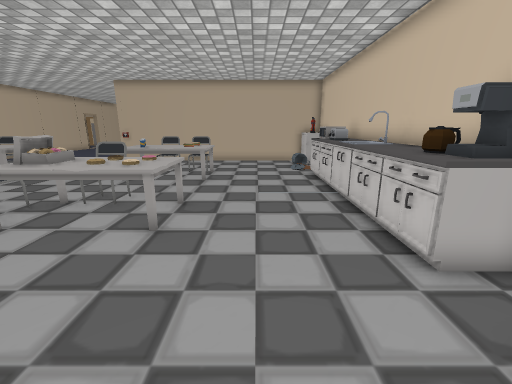
view 1 (above)

18 first-person views from a walk through a Unity game level. The camera is 1.2 m above the floor, tilts 14° down and sees 90° across. The floor is counted in squares, 0.5 m on a side. Each view is taken from the middle of a square. On the plan, view 1 faces up. The plan holds only what a view shows up to about 17 squares ahead; the rest is blank. The place goes on beyond the plan. The player is left out. Some surface patterns are stand-ins.

view 2
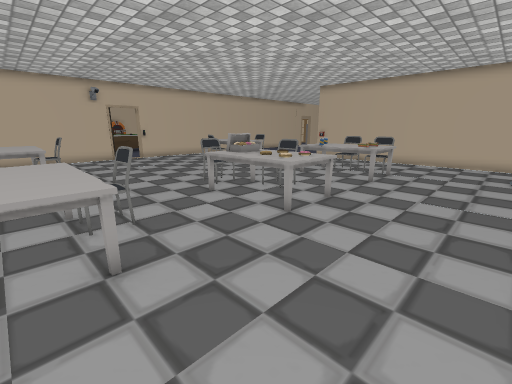

view 3
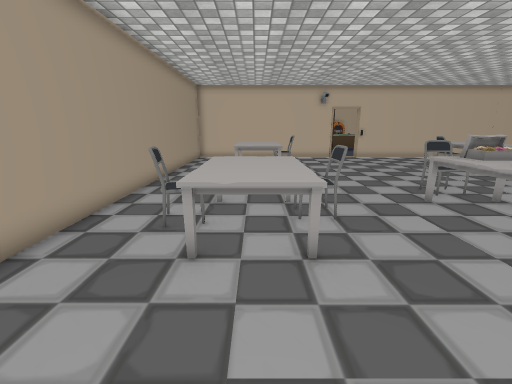

view 4
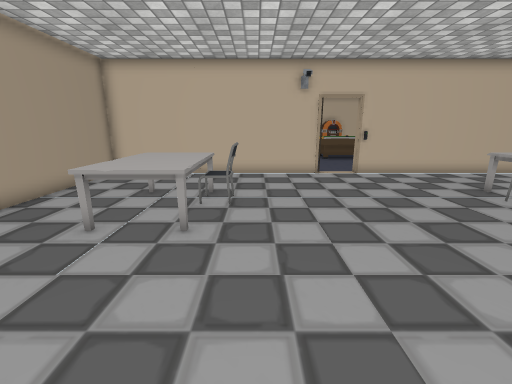

view 5
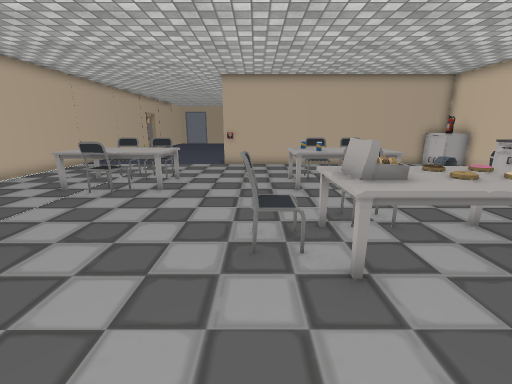

view 6
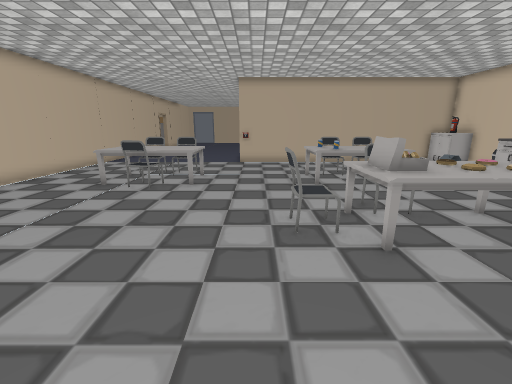

view 7
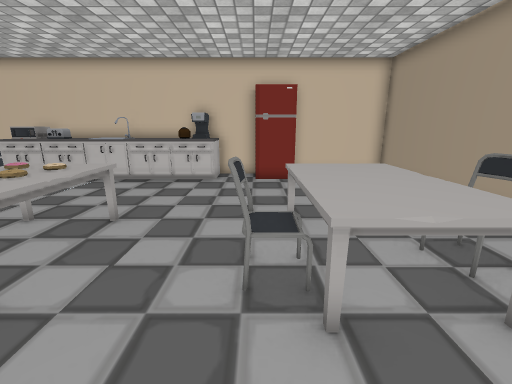

view 8
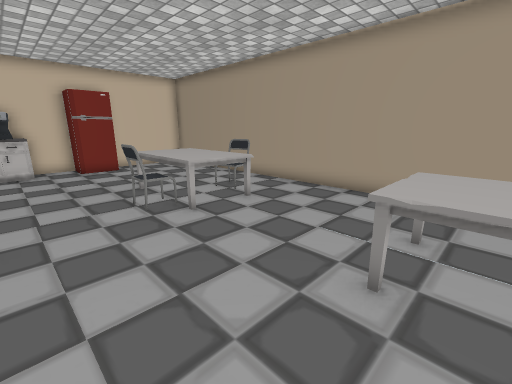

view 9
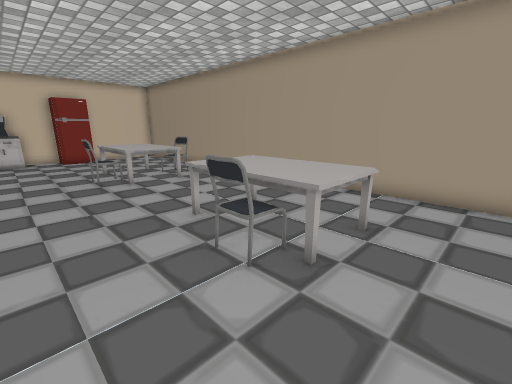

view 10
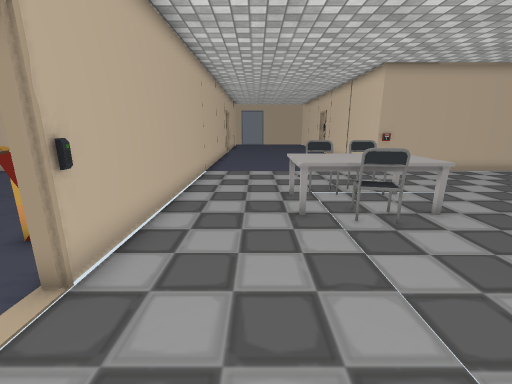

view 11
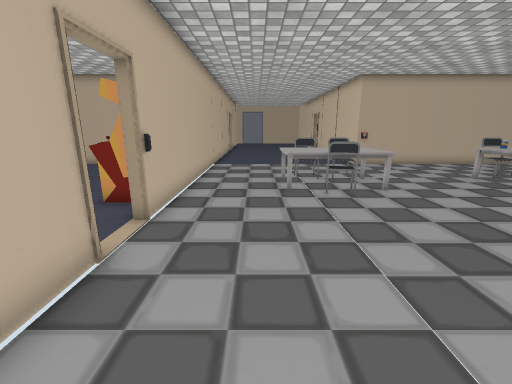

view 12
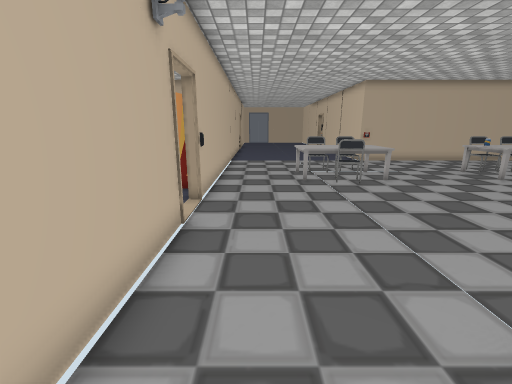

view 13
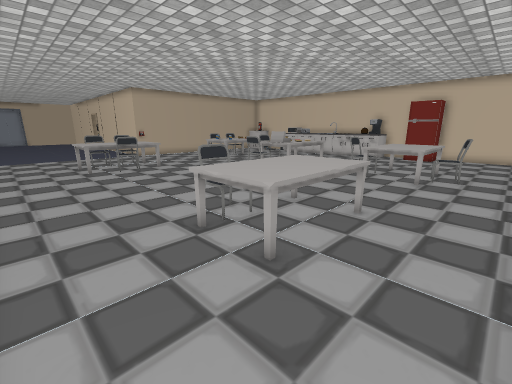

view 14
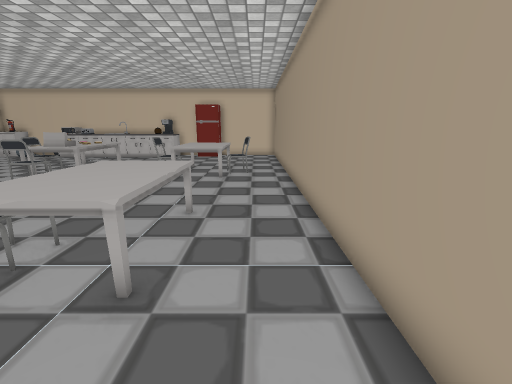

view 15
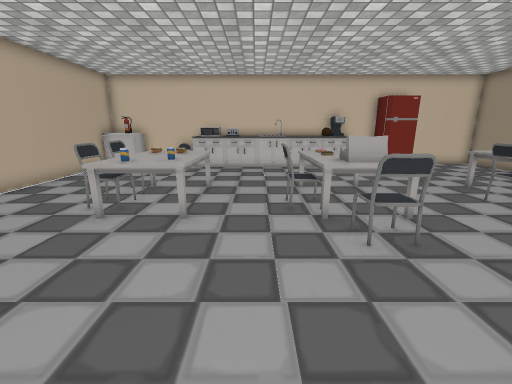

view 16
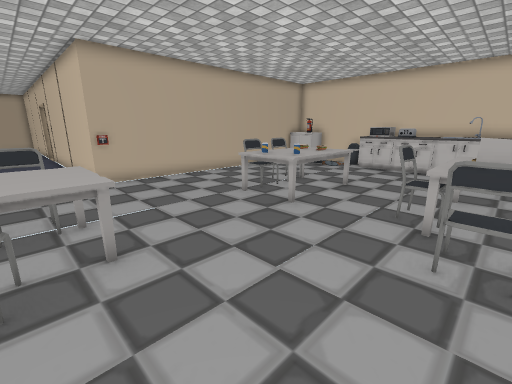

view 17
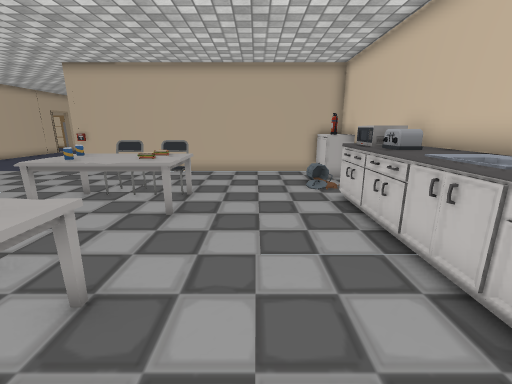

view 18
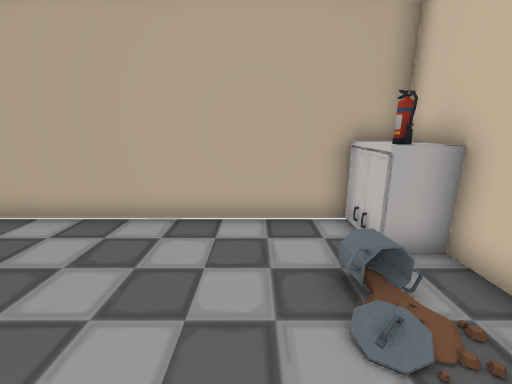

### Floor plan
Key: @ floor where view 1 was taken; # wall or solid block; . main floor; : floor 0.25 m higher than the main floor; + floor 0.75 m higher than the main floor; / step, stairs or slope; = window, fence, low wall or low ledge; ^ raised ledge; C chair; T table; A toaster; B cabinet; E fire extinguisher; F fridge; O other object.
Columns run from 21 left of view 1 to 5 right of it. Each row starts with its distance up from view 1.
 22            #
 21            #
 20  #        O##  #########  #
 19  #......................BB#
 18  #......................BE#
 17  #......................: #
 16  #........................#
 15  #....#CCC......CCC......=#
 14  #...TT#TT....TTTTTT....==#
 13  #...TT#TT....TTTTTT....###
 12  #...TT#TT.....TTTTT....#A#
 11  #.....C ...............^A#
 10 ##......................^^#
  9  #.............CC.......^^#
  8  O...........CTT##TT....^^#
  7  O...........CT##TTT....^^#
  6  #............TTTTTT....^^#
  5  #......................^##
  4  #......................^=#
  3  #........................#
  2  #....CC.......C/.......FF#
  1  #...TT TT....TT//T.....F #
  0  #...TTTTT....T    ..@..F #
 -1  #...TTTTT....T++++.......#
 -2  #..............=C........#
 -3  #..............C#........#
 -4  #........................#
 -5  ##########################

Positions as (right, up) in squares from view 1, and headings:
1: (0, 0), facing up
2: (2, 0), facing up-left
3: (2, 0), facing left
4: (-6, 3), facing left
5: (-8, 2), facing up
6: (-9, 1), facing up
7: (-9, 2), facing right
8: (-13, 5), facing down-right
9: (-18, 5), facing down-right
10: (-17, 5), facing up
11: (-17, 2), facing up
12: (-18, 0), facing up
13: (-19, -4), facing up-right
14: (-19, -3), facing right
15: (-13, 10), facing right
16: (-13, 7), facing up-right
17: (0, 5), facing up
18: (1, 13), facing up
